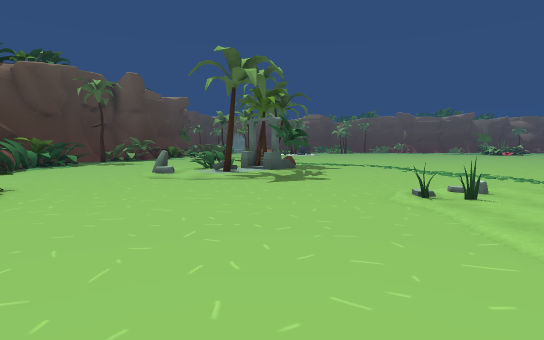
View 1 (above)

24 first-person views from a walk through a Unity game level. The camera is 1.5 m above the floor, tilts 4° down and sees 80° across. The floor is counted in squares, 2 m on a side. Each view is taken from the middle of a square. On the plan, view 1 faces up. The plan holds only what a view shows up to about 11 squares ahead; the rest is blank. The place goes on beyond the plan. The player is left out. Some surface patterns are stand-ins.

View 2
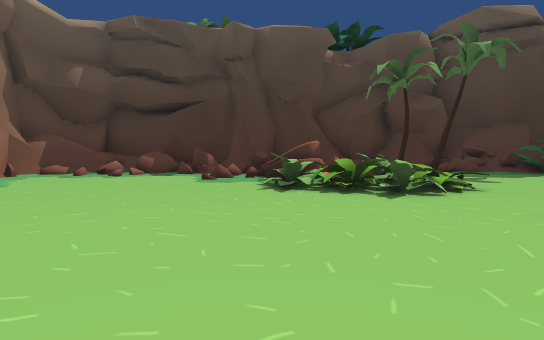

View 3
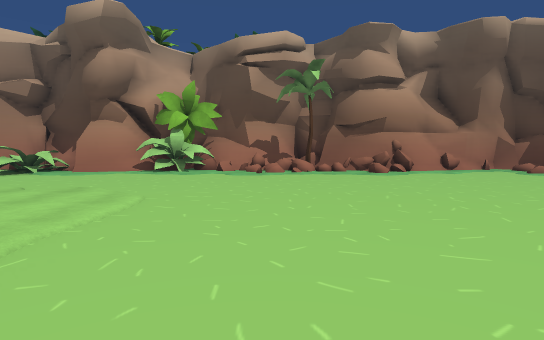

View 4
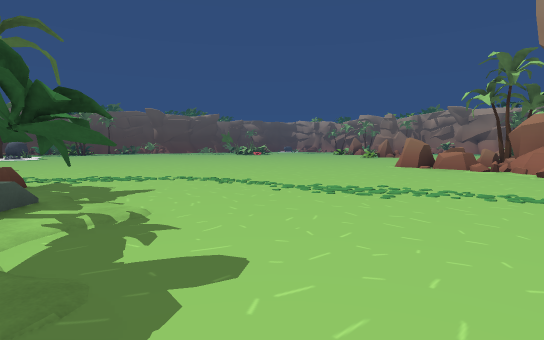

View 5
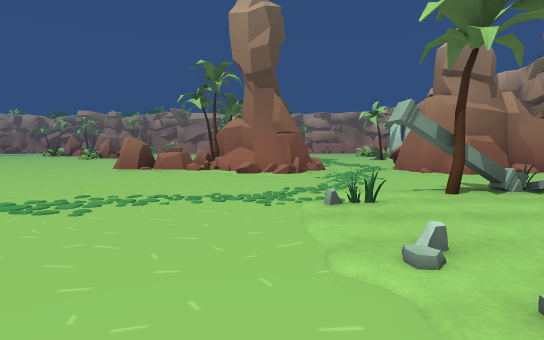

View 6
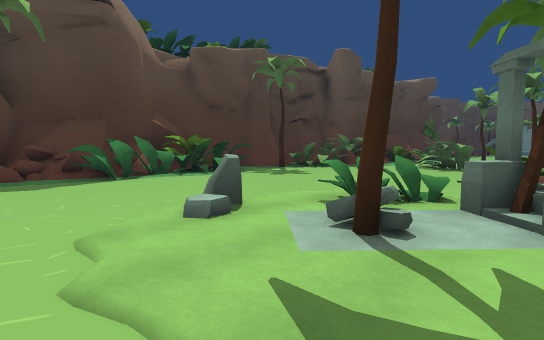

View 7
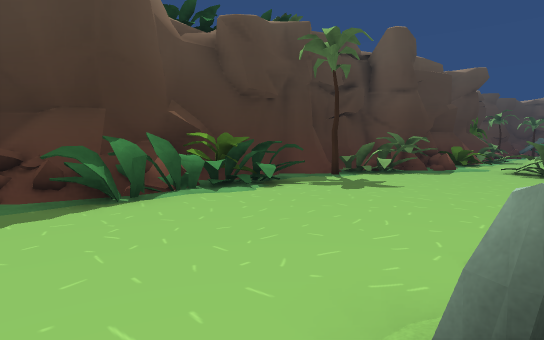

View 8
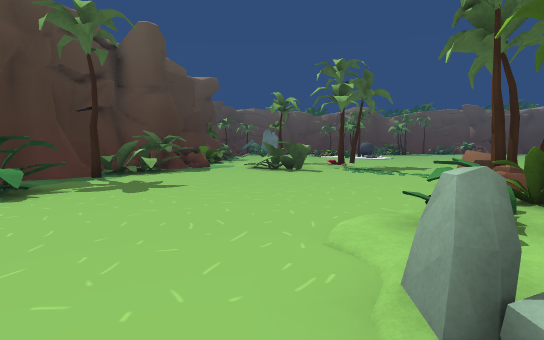

View 9
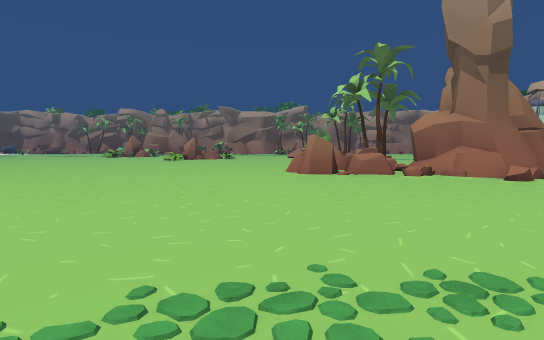

View 10
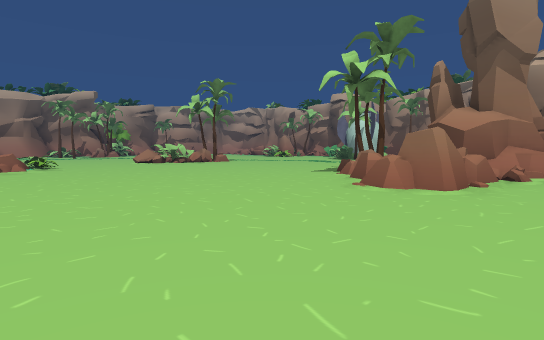

View 11
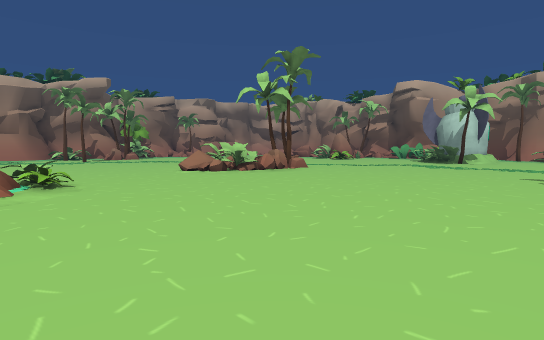

View 12
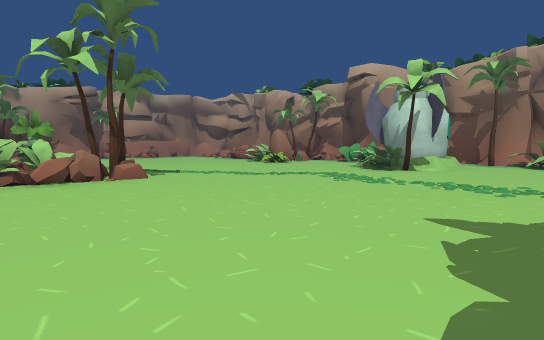

View 13
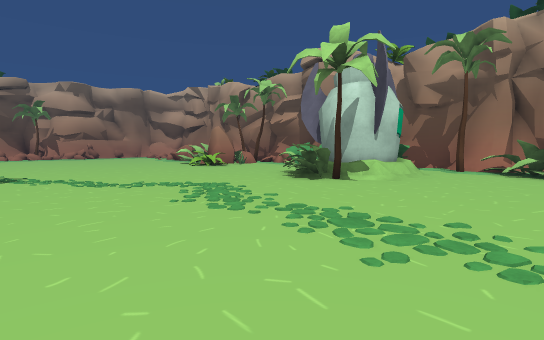

View 14
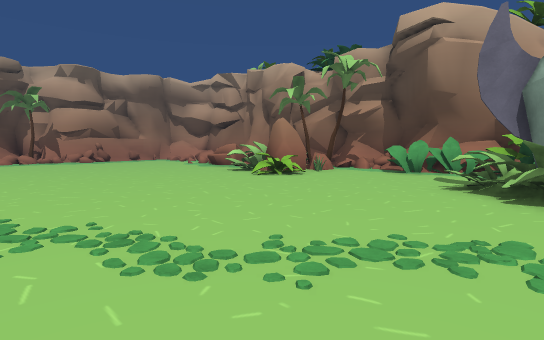

View 15
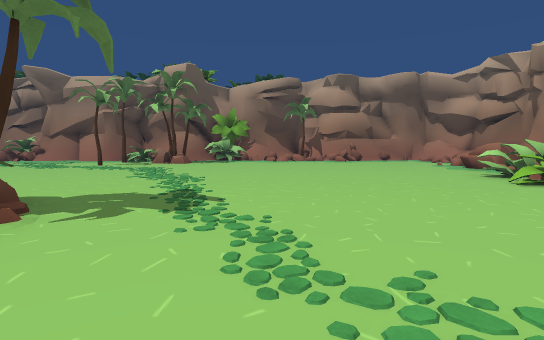

View 16
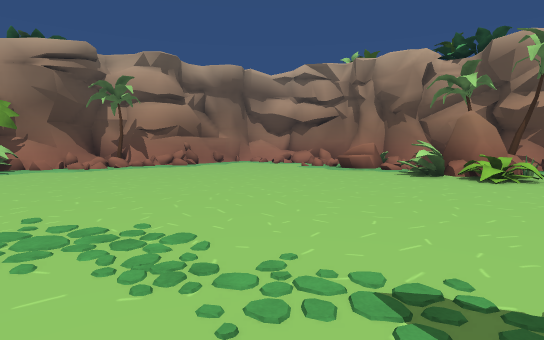

View 17
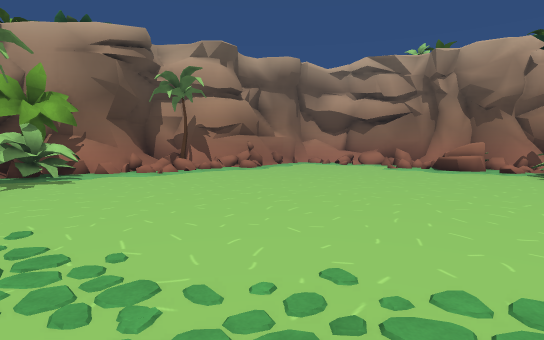

View 18
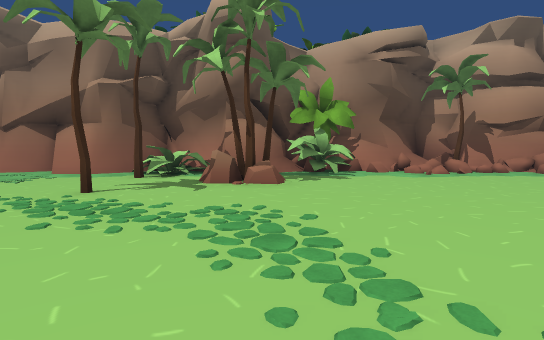

View 19
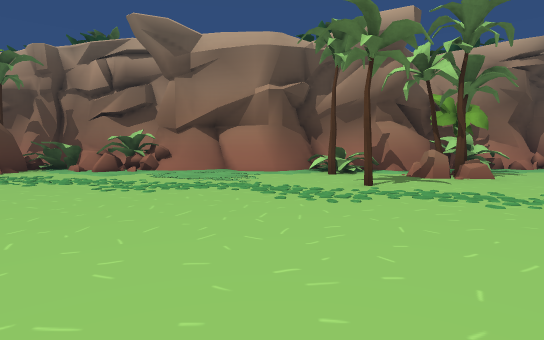

View 20
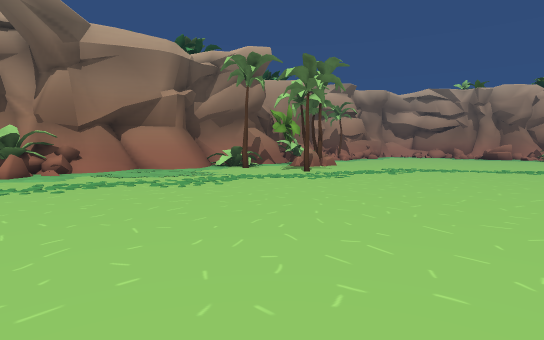

View 21
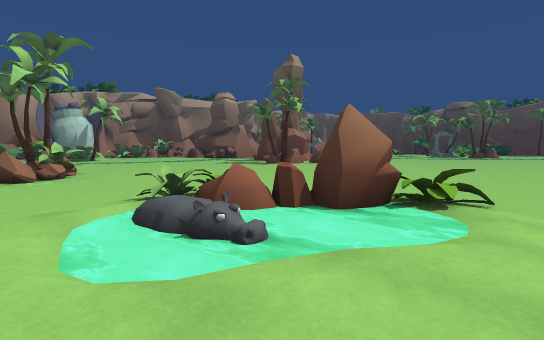

View 22
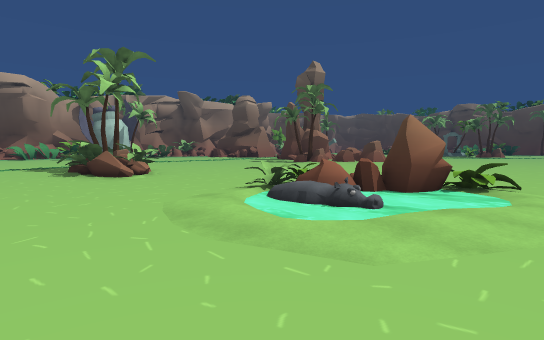

View 23
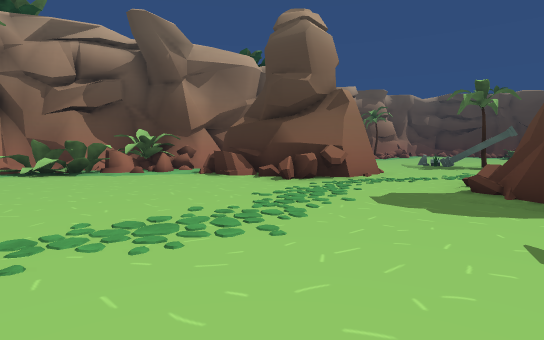

View 24
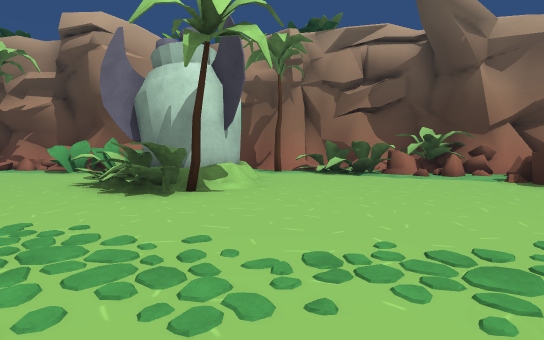

### Floor plan
Key: @ floor where view 1 was taken; # wall or solid block; x gap in a wall; . main floor; : floor 0.25 m higher than the main floor; + floor 1 m higher than the main floor; / step, stairs or slope; = window, fence, low wall or low ledge; ~ water the walk can cross; ≈ water the walk keeps out of; ^ raised ledge; v drop or lower ground; O other object.
Columns run from 10 left of view 1 to 39 right of it. Each row starts with its distance up from view 1.
 19  # #..OO.....        ....     ..................OO
 18  #OO...O......      ............/~:.............#O
 17 ##O............    .............O~≈~/...........=#
 16 ##O............. ...............OOO~...........//#
 15 #................................OO..............#
 14 #OO.......O.....................................##
 13 #OO.......OO....................................##
 12 #O.......O ........................... ..........#
 11 #OO....OO#O/..........OO...........O.. .....O..OOv
 10 ##O......OOO..........OOO.........OO............O#
  9 ##O....O.O.O..........O OO........OOO.........OO##
  8 #=...................=##OO........OO..........O.##
  7 #=O.................=###  ........O.............O#
  6 ##O..O..............####........................O#
  5 #=  ///......:.O.....###.........................#
  4  #= OOO.....OO.................................. =
  3  # #O//.........O...............................x#
  2  # +#O..........O.....##.........................O
  1  ##............   ..####.........................#
  0  #^.......@.....  ..#  #......OO............... ##
 -1  #=..............  .## #=.....OOOO............
 -2  #=...............   # ##.....O O....OOO.....
 -3  =#...............O  # ##=....OOO....OOOOx=//
 -4  #=..####O==.OO##O=###  ##OO...O...O..OOO/x
 -5  #####  #=######  ##    ##=OOO.OOOOO#=OO==
 -6                          #####  O#^#=#####

Positions as (right, up) in squares from view 1, and headings:
1: (0, 0), facing up
2: (1, 2), facing left
3: (0, 6), facing down
4: (0, 6), facing up-right
5: (1, 6), facing right
6: (0, 7), facing up-left
7: (-3, 8), facing up-left
8: (-4, 8), facing up
9: (3, 12), facing right
10: (10, 17), facing down-right
11: (16, 16), facing down-right
12: (16, 10), facing down-right
13: (16, 6), facing down-right
14: (21, 5), facing down-right
15: (21, 4), facing right
16: (26, 7), facing down-right
17: (29, 8), facing down-right
18: (29, 8), facing right
19: (28, 13), facing right
20: (28, 19), facing down-right
21: (26, 19), facing down-left
22: (28, 19), facing down-left
23: (19, 6), facing down-left
24: (19, 5), facing down
